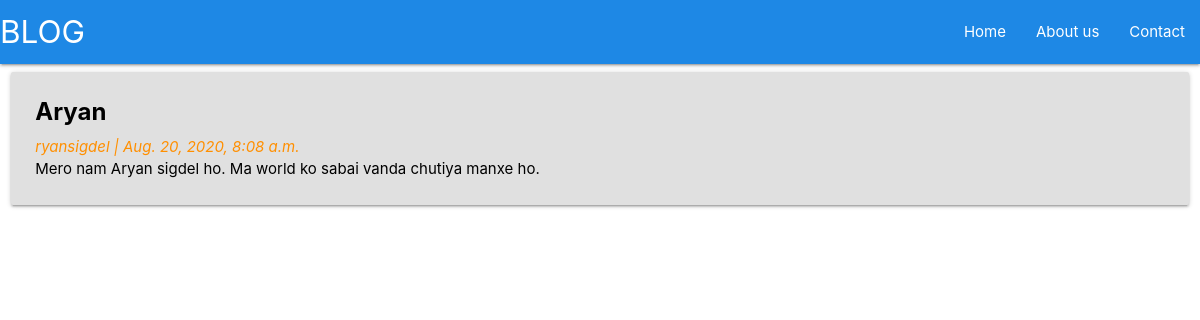
The app's page /amish/, older data.
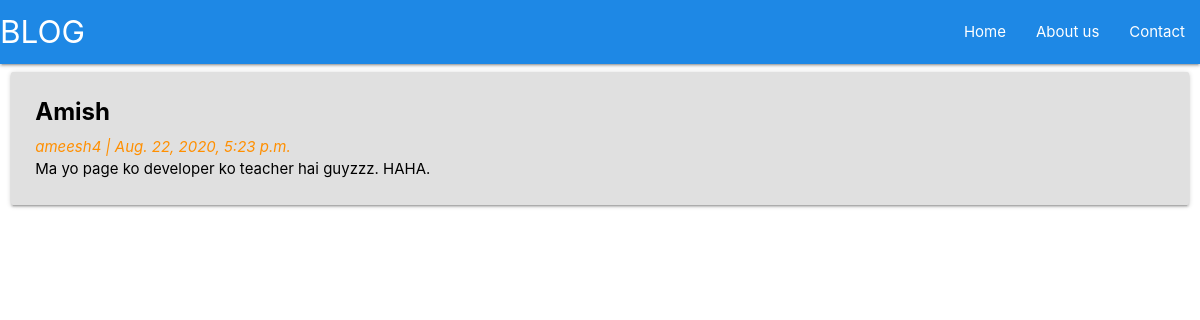
The same page, newer data.
### post/models.py (models this page shows, shortened)
class Post(models.Model):
    title = models.CharField(max_length=100, unique=True)
    slug = models.SlugField(max_length=100, unique=True)
    author = models.ForeignKey(User, on_delete=models.CASCADE, related_name='blog_posts')
    updated_on = models.DateTimeField(auto_now = True)
    content = models.TextField()
    created_on = models.DateTimeField(auto_now_add = True)
    status = models.IntegerField(choices = STATUS, default=1)
    class Meta:
        ordering = ['-created_on']

### post/views.py (the view)
# urls.py: path('<slug:slug>/', views.PostDetail.as_view(), name='post_detail'),
class PostDetail(generic.DetailView):
    model = Post
    template_name = 'post_detail.html'

### post/templates/post_detail.html
{% extends 'main.html' %}
{% block content %}
<div class="row">
    <div class="col s12 m12">
        <div class="card grey lighten-2">
            <div class="card-content black-text">
                <span class="card-title" style="font-weight: bold !important;">{{ object.title }}</span>
                <i style="color: #ff8f00 !important;">{{ post.author }} | {{ post.created_on }}</i>
                <p>{{ object.content | safe}}</p>
            </div>
        </div>
    </div>
</div>
{% endblock content %}

Row changes from the older to the newer data that the page shows:
no longer on this page (row edited): Post: title "Aryan", author "ryansigdel", created_on "Aug. 20, 2020, 8:08 a.m.", content "Mero nam Aryan sigdel ho. Ma world ko sabai vanda chutiya manxe ho."
added Post: title "Amish", author "ameesh4", created_on "Aug. 22, 2020, 5:23 p.m.", content "Ma yo page ko developer ko teacher hai guyzzz. HAHA."
